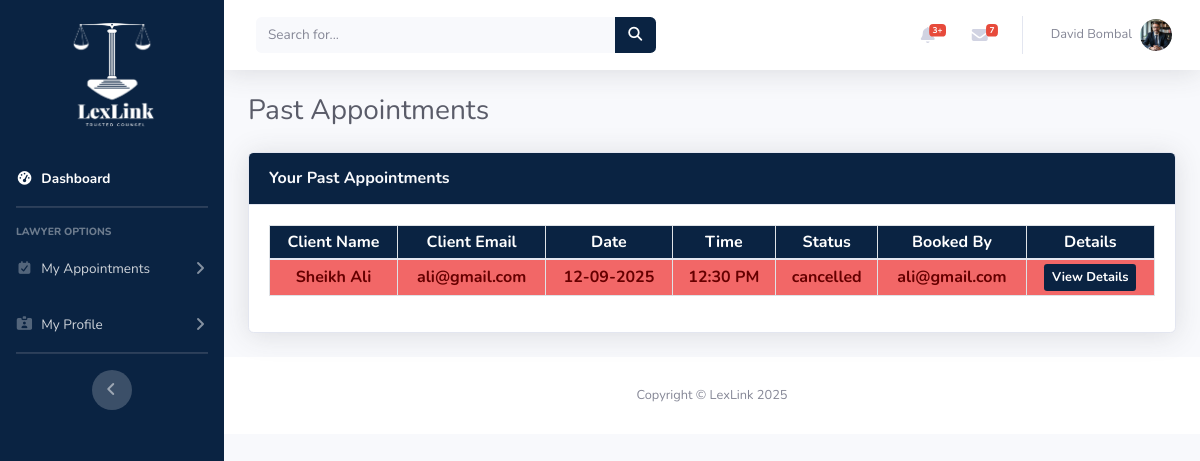
The page /lawyer/page/past-appointments.php (signed in) on the database its author committed.
### tables this page shows
CREATE TABLE `lawyers` (
  `lawyer_id` int(10) UNSIGNED NOT NULL,
  `lawyer_name` varchar(255) NOT NULL,
  `lawyer_email` varchar(255) NOT NULL,
  `lawyer_password` varchar(255) NOT NULL,
  `lawyer_picture` varchar(255) DEFAULT NULL,
  `lawyer_document` varchar(255) DEFAULT NULL,
  `lawyer_category` int(11) DEFAULT NULL,
  `lawyer_city` int(11) DEFAULT NULL,
  `role` varchar(100) NOT NULL DEFAULT 'lawyer',
  `lawyer_status` enum('pending','active') DEFAULT 'pending',
  `is_lawyer_promoted` tinyint(1) DEFAULT 0,
  `created_at` timestamp NOT NULL DEFAULT current_timestamp(),
  `updated_at` timestamp NOT NULL DEFAULT current_timestamp() ON UPDATE current_timestamp()
);

CREATE TABLE `appointments` (
  `appointment_id` int(11) NOT NULL,
  `appointment_status` enum('pending','accepted','rejected','completed','cancelled') DEFAULT 'pending',
  `booker_id` int(11) NOT NULL,
  `booker_name` varchar(100) DEFAULT NULL,
  `booker_email` varchar(255) DEFAULT NULL,
  `booker_address` varchar(255) DEFAULT NULL,
  `booker_schedule` datetime DEFAULT NULL,
  `booker_message` text DEFAULT NULL,
  `booked_lawyer` int(10) UNSIGNED DEFAULT NULL
);

CREATE TABLE `users` (
  `user_id` int(11) NOT NULL,
  `user_name` varchar(60) DEFAULT NULL,
  `user_email` varchar(100) DEFAULT NULL,
  `user_password` varchar(255) DEFAULT NULL,
  `user_created_at` datetime DEFAULT current_timestamp(),
  `user_updated_at` datetime DEFAULT current_timestamp() ON UPDATE current_timestamp(),
  `role` varchar(20) NOT NULL DEFAULT 'user'
);

### lawyer/page/past-appointments.php (the view, shortened to what this page needs)
<?php
include_once("../lawyer_includes/lawyer_layouts/header.php");
?>
<?php
$getPast = "SELECT * FROM `appointments`
INNER JOIN `users` ON appointments.booker_id = users.user_id
WHERE booked_lawyer = '$lawyerID' AND (appointment_status=
'completed' OR appointment_status='rejected' OR appointment_status='cancelled')";
$pastResults = mysqli_query($connection, $getPast);
?>
<div class="container-fluid">
    <h1 class="h3 mb-4 text-gray-800">Past Appointments</h1>
    <div class="card shadow mb-4">
        <div class="card-header py-3 bg-warning">
            <h6 class="m-0 font-weight-bold text-light">Your Past Appointments</h6>
        </div>
        <div class="card-body">
            <div class="table-responsive">
                <table style="text-align:center;" class="table table-bordered table-striped" width="100%" cellspacing="0">
                    <thead class="text-white" style="background:#0a2342;">
                        <tr>
                            <th>Client Name</th>
                            <th>Client Email</th>
                            <th>Date</th>
                            <th>Time</th>
                            <th>Status</th>
                            <th>Booked By</th>
                            <th>Details</th>
                        </tr>
                    </thead>
                    <tbody>
                        <?php
                            foreach ($pastResults as $past) {
                            $datetime = $past['booker_schedule'];
                            $date = date("d-m-Y", strtotime($datetime));
                            $time = date("h:i A", strtotime($datetime));
                        ?>
                            <tr>
                                <td class="status <?php echo $past['appointment_status']; ?>"><?php echo $past['booker_name']; ?></td>
                                <td class="status <?php echo $past['appointment_status']; ?>"><?php echo $past['booker_email']; ?></td>
                                <td class="status <?php echo $past['appointment_status']; ?>"><?php echo $date; ?></td>
                                <td class="status <?php echo $past['appointment_status']; ?>"><?php echo $time; ?></td>
                                <td class="status <?php echo $past['appointment_status']; ?>"><?php echo $past['appointment_status']; ?></td>
                                <td class="status <?php echo $past['appointment_status']; ?>"><?php echo $past['user_email']; ?></td>
                                <td style="text-align:center" class="status <?php echo $past['appointment_status']; ?>">
                                    <button class="btn btn-sm btn-primary" data-bs-toggle="modal" data-bs-target="#detailsModal<?php echo $past['appointment_id']; ?>">
                                        View Details
                                    </button>
                                </td>
                            </tr>
                        <?php } ?>
                    </tbody>
                </table>
            </div>
        </div>
    </div>
</div>
<?php
include_once("../lawyer_includes/lawyer_layouts/footer.php");
?>

### lawyer/lawyer_includes/lawyer_layouts/header.php (shortened to what this page needs)
<?php
$connection = mysqli_connect("localhost", "root", "", "LexLink");
$lawyerID = $_SESSION['lawyerID'];
$getLawyer = "SELECT * FROM `lawyers` WHERE `lawyer_id` ='$lawyerID' ";
$lawyerResult = mysqli_query($connection, $getLawyer);
$lawyer = mysqli_fetch_assoc($lawyerResult);
?>
<!DOCTYPE html>
<html lang="en">
<head>
    <link href="lawyer_assets/vendor/fontawesome-free/css/all.min.css" rel="stylesheet" type="text/css">
    <link rel="stylesheet" href="https://cdnjs.cloudflare.com/ajax/libs/font-awesome/7.0.0/css/all.min.css"
 />
    <link href="https://cdn.jsdelivr.net/npm/bootstrap@5.1.3/dist/css/bootstrap.min.css" rel="stylesheet">
    <link href="lawyer_assets/css/sb-admin-2.min.css" rel="stylesheet">
</head>
<body id="page-top">
    <div id="wrapper">
        <ul class="navbar-nav bg-gradient-primary sidebar sidebar-dark accordion" id="accordionSidebar">
            <a class="sidebar-brand d-flex align-items-center justify-content-center" href="index.php">
                <div class="sidebar-brand-icon" style="margin-top: 5rem !important;">
                    <img src="lawyer_assets/img/logoWhite.png" alt="" width="100%">
                </div>
            </a>
            <li class="nav-item active" id="mydashboard">
                <a class="nav-link" href="index.php">
                    <i class="fas fa-fw fa-tachometer-alt"></i>
                    <span>Dashboard</span></a>
            </li>
            <hr class="sidebar-divider">
            <div class="sidebar-heading">
                Lawyer Options
            </div>
            <li class="nav-item">
                <a class="nav-link collapsed" href="#" data-toggle="collapse" data-target="#collapseTwo"
                    aria-expanded="true" aria-controls="collapseTwo">
                    <i class="fa-solid fa-calendar-check"></i>
                    <span>My Appointments</span>
                </a>
            </li>
            <li class="nav-item">
                <a class="nav-link collapsed" href="#" data-toggle="collapse" data-target="#collapseUtilities"
                    aria-expanded="true" aria-controls="collapseUtilities">
                    <i class="fa-solid fa-id-card-clip"></i>
                    <span>My Profile</span>
                </a>
            </li>
            <hr class="sidebar-divider d-none d-md-block">
            <div class="text-center d-none d-md-inline">
                <button class="rounded-circle border-0" id="sidebarToggle"></button>
            </div>
        </ul>
        <div id="content-wrapper" class="d-flex flex-column">
            <div id="content">
                <nav class="navbar navbar-expand navbar-light bg-white topbar mb-4 static-top shadow">
                    <form
                        class="d-none d-sm-inline-block form-inline mr-auto ml-md-3 my-2 my-md-0 mw-100 navbar-search">
                        <div class="input-group">
                            <input type="text" class="form-control bg-light border-0 small" placeholder="Search for..."
                                aria-label="Search" aria-describedby="basic-addon2">
                            <div class="input-group-append">
                                <button class="btn btn-primary" type="button">
                                    <i class="fas fa-search fa-sm"></i>
                                </button>
                            </div>
                        </div>
                    </form>
                    <ul class="navbar-nav ml-auto">
                        <li class="nav-item dropdown no-arrow mx-1">
                            <a class="nav-link dropdown-toggle" href="#" id="alertsDropdown" role="button"
                                data-toggle="dropdown" aria-haspopup="true" aria-expanded="false">
                                <i class="fas fa-bell fa-fw"></i>
                                <span class="badge badge-danger badge-counter">3+</span>
                            </a>
                        </li>
                        <li class="nav-item dropdown no-arrow mx-1">
                            <a class="nav-link dropdown-toggle" href="#" id="messagesDropdown" role="button"
                                data-toggle="dropdown" aria-haspopup="true" aria-expanded="false">
                                <i class="fas fa-envelope fa-fw"></i>
                                <span class="badge badge-danger badge-counter">7</span>
                            </a>
                        </li>
                        <li class="nav-item dropdown no-arrow">
                            <a class="nav-link dropdown-toggle" href="#" id="userDropdown" role="button"
                                data-toggle="dropdown" aria-haspopup="true" aria-expanded="false">
                                <span class="mr-2 d-none d-lg-inline text-gray-600 small"><?php echo $lawyer['lawyer_name']; ?></span>
                                <img class="img-profile rounded-circle" src="lawyer_assets/uploads/profilepic/<?php echo $lawyer['lawyer_picture'] ?>">
                            </a>
                        </li>
                    </ul>
                </nav>

### lawyer/lawyer_includes/lawyer_layouts/header.php (style rules this page uses)
.bg-gradient-primary, .card-header { background-color: #0A2342 !important; background-image: none !important; background-size: cover; }
.btn-primary { background-color: #0A2342; border: none; }
#mydashboard { margin-top: 80px; }

### lawyer/page/past-appointments.php (style rules this page uses)
.table th, .table td { border: 1px solid #dee2e6; }
.status.cancelled { background-color: #ff6c6c; color: #660000 !important; font-weight: bolder; }
.btn-sm { padding: 0.25rem 0.5rem; font-size: 0.8rem; font-weight: bold; }
.status { padding: 0.25rem 0.5rem; font-weight: bolder; white-space: nowrap; overflow: hidden; text-overflow: ellipsis; max-width: 200px; }
.table td, .table th { padding: 0.25rem 0.5rem; vertical-align: middle; }

### rows shown on the page
lawyers: lawyer_name "David Bombal", lawyer_picture (picture)
appointments: booker_name "Sheikh Ali", booker_email "ali@gmail.com", booker_schedule "12-09-2025", booker_schedule "12:30 PM", appointment_status "cancelled", booker.user_email "ali@gmail.com"
